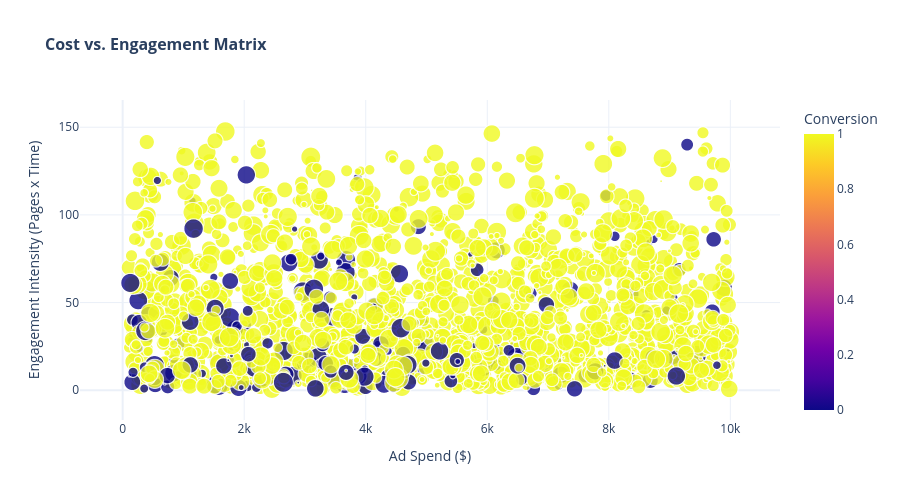
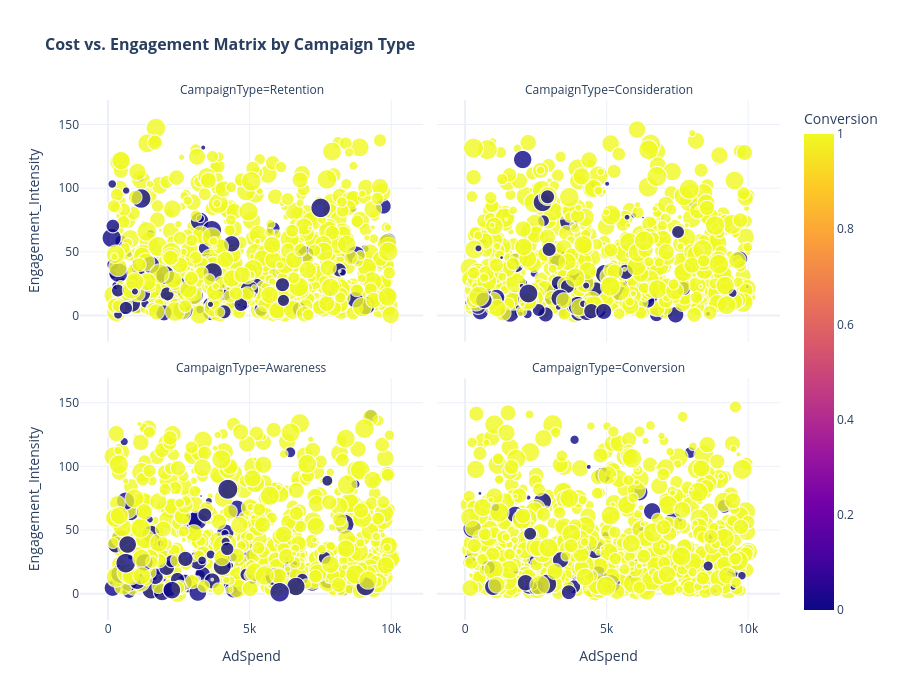
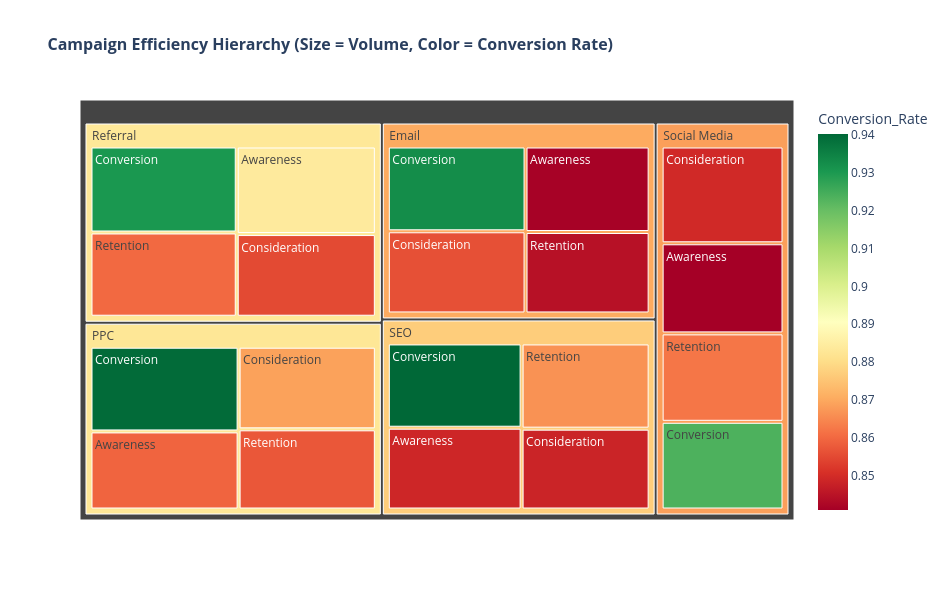

Notebook source saved alongside these figures, in order:
### Code cell
import plotly.express as px
import plotly.graph_objects as go
import pandas as pd
import numpy as np

# Ensure engagement intensity exists
if 'Engagement_Intensity' not in df.columns:
    df['Engagement_Intensity'] = df['PagesPerVisit'] * df['TimeOnSite']

# 1. Single Cost vs. Engagement Matrix (Bubble Scatter with Color Scale)
fig_matrix = px.scatter(
    df.sample(min(2000, len(df)), random_state=42),
    x='AdSpend',
    y='Engagement_Intensity',
    color='Conversion',
    size='WebsiteVisits',
    color_continuous_scale='plasma',
    title="<b>Cost vs. Engagement Matrix</b>",
    labels={'AdSpend': 'Ad Spend ($)', 'Engagement_Intensity': 'Engagement Intensity (Pages x Time)'},
    opacity=0.8
)
fig_matrix.update_layout(
    template='plotly_white',
    title_font_size=16,
    width=900, height=500
)
fig_matrix.show()

# 2. Faceted Matrix by Campaign Type (4-Panel Grid)
fig_faceted = px.scatter(
    df.sample(min(3000, len(df)), random_state=42),
    x='AdSpend',
    y='Engagement_Intensity',
    color='Conversion',
    size='WebsiteVisits',
    facet_col='CampaignType',
    facet_col_wrap=2,
    color_continuous_scale='plasma',
    title="<b>Cost vs. Engagement Matrix by Campaign Type</b>",
    opacity=0.8
)
fig_faceted.update_layout(
    template='plotly_white',
    title_font_size=16,
    width=900, height=700
)
fig_faceted.show()

# 3. Campaign Efficiency Treemap (Size = Volume, Color = Conversion Rate)
# Aggregate data for the treemap hierarchy
treemap_df = df.groupby(['CampaignChannel', 'CampaignType']).agg(
    Conversion_Rate=('Conversion', 'mean'),
    Total_Volume=('Conversion', 'count')
).reset_index()

fig_treemap = px.treemap(
    treemap_df,
    path=['CampaignChannel', 'CampaignType'],
    values='Total_Volume',
    color='Conversion_Rate',
    color_continuous_scale='RdYlGn',
    title="<b>Campaign Efficiency Hierarchy (Size = Volume, Color = Conversion Rate)</b>"
)
fig_treemap.update_layout(
    template='plotly_white',
    title_font_size=16,
    width=950, height=600
)
fig_treemap.show()

### Figure 1 — Plotly figure (JSON) as saved in the notebook; plotly's stock layout.template omitted (floating-point values rounded to 4 significant figures; data arrays with more than 128 entries replaced by an {"elided": "..."} marker saying what was removed)
{"data": [{"hovertemplate": "Ad Spend ($)=%{x}<br>Engagement Intensity (Pages x Time)=%{y}<br>WebsiteVisits=%{marker.size}<br>Conversion=%{marker.color}<extra></extra>", "legendgroup": "", "marker": {"color": {"elided": "2000 int values"}, "coloraxis": "coloraxis", "opacity": 0.8, "size": {"elided": "2000 int values"}, "sizemode": "area", "sizeref": 0.1225, "symbol": "circle"}, "mode": "markers", "name": "", "showlegend": false, "type": "scattergl", "x": {"elided": "2000 float values"}, "xaxis": "x", "y": {"elided": "2000 float values"}, "yaxis": "y"}], "layout": {"coloraxis": {"colorbar": {"title": {"text": "Conversion"}}, "colorscale": [[0, "#0d0887"], [0.1111, "#46039f"], [0.2222, "#7201a8"], [0.3333, "#9c179e"], [0.4444, "#bd3786"], [0.5556, "#d8576b"], [0.6667, "#ed7953"], [0.7778, "#fb9f3a"], [0.8889, "#fdca26"], [1, "#f0f921"]]}, "height": 500, "legend": {"itemsizing": "constant", "tracegroupgap": 0}, "title": {"font": {"size": 16}, "text": "<b>Cost vs. Engagement Matrix</b>"}, "width": 900, "xaxis": {"anchor": "y", "domain": [0, 1], "title": {"text": "Ad Spend ($)"}}, "yaxis": {"anchor": "x", "domain": [0, 1], "title": {"text": "Engagement Intensity (Pages x Time)"}}}}

### Figure 2 — Plotly figure (JSON) as saved in the notebook; plotly's stock layout.template omitted (floating-point values rounded to 4 significant figures; data arrays with more than 128 entries replaced by an {"elided": "..."} marker saying what was removed)
{"data": [{"hovertemplate": "CampaignType=Retention<br>AdSpend=%{x}<br>Engagement_Intensity=%{y}<br>WebsiteVisits=%{marker.size}<br>Conversion=%{marker.color}<extra></extra>", "legendgroup": "", "marker": {"color": {"elided": "744 int values"}, "coloraxis": "coloraxis", "opacity": 0.8, "size": {"elided": "744 int values"}, "sizemode": "area", "sizeref": 0.1225, "symbol": "circle"}, "mode": "markers", "name": "", "showlegend": false, "type": "scattergl", "x": {"elided": "744 float values"}, "xaxis": "x3", "y": {"elided": "744 float values"}, "yaxis": "y3"}, {"hovertemplate": "CampaignType=Consideration<br>AdSpend=%{x}<br>Engagement_Intensity=%{y}<br>WebsiteVisits=%{marker.size}<br>Conversion=%{marker.color}<extra></extra>", "legendgroup": "", "marker": {"color": {"elided": "741 int values"}, "coloraxis": "coloraxis", "opacity": 0.8, "size": {"elided": "741 int values"}, "sizemode": "area", "sizeref": 0.1225, "symbol": "circle"}, "mode": "markers", "name": "", "showlegend": false, "type": "scattergl", "x": {"elided": "741 float values"}, "xaxis": "x4", "y": {"elided": "741 float values"}, "yaxis": "y4"}, {"hovertemplate": "CampaignType=Awareness<br>AdSpend=%{x}<br>Engagement_Intensity=%{y}<br>WebsiteVisits=%{marker.size}<br>Conversion=%{marker.color}<extra></extra>", "legendgroup": "", "marker": {"color": {"elided": "734 int values"}, "coloraxis": "coloraxis", "opacity": 0.8, "size": {"elided": "734 int values"}, "sizemode": "area", "sizeref": 0.1225, "symbol": "circle"}, "mode": "markers", "name": "", "showlegend": false, "type": "scattergl", "x": {"elided": "734 float values"}, "xaxis": "x", "y": {"elided": "734 float values"}, "yaxis": "y"}, {"hovertemplate": "CampaignType=Conversion<br>AdSpend=%{x}<br>Engagement_Intensity=%{y}<br>WebsiteVisits=%{marker.size}<br>Conversion=%{marker.color}<extra></extra>", "legendgroup": "", "marker": {"color": {"elided": "781 int values"}, "coloraxis": "coloraxis", "opacity": 0.8, "size": {"elided": "781 int values"}, "sizemode": "area", "sizeref": 0.1225, "symbol": "circle"}, "mode": "markers", "name": "", "showlegend": false, "type": "scattergl", "x": {"elided": "781 float values"}, "xaxis": "x2", "y": {"elided": "781 float values"}, "yaxis": "y2"}], "layout": {"annotations": [{"font": {}, "showarrow": false, "text": "CampaignType=Awareness", "x": 0.245, "xanchor": "center", "xref": "paper", "y": 0.465, "yanchor": "bottom", "yref": "paper"}, {"font": {}, "showarrow": false, "text": "CampaignType=Conversion", "x": 0.755, "xanchor": "center", "xref": "paper", "y": 0.465, "yanchor": "bottom", "yref": "paper"}, {"font": {}, "showarrow": false, "text": "CampaignType=Retention", "x": 0.245, "xanchor": "center", "xref": "paper", "y": 1.0, "yanchor": "bottom", "yref": "paper"}, {"font": {}, "showarrow": false, "text": "CampaignType=Consideration", "x": 0.755, "xanchor": "center", "xref": "paper", "y": 1.0, "yanchor": "bottom", "yref": "paper"}], "coloraxis": {"colorbar": {"title": {"text": "Conversion"}}, "colorscale": [[0, "#0d0887"], [0.1111, "#46039f"], [0.2222, "#7201a8"], [0.3333, "#9c179e"], [0.4444, "#bd3786"], [0.5556, "#d8576b"], [0.6667, "#ed7953"], [0.7778, "#fb9f3a"], [0.8889, "#fdca26"], [1, "#f0f921"]]}, "height": 700, "legend": {"itemsizing": "constant", "tracegroupgap": 0}, "title": {"font": {"size": 16}, "text": "<b>Cost vs. Engagement Matrix by Campaign Type</b>"}, "width": 900, "xaxis": {"anchor": "y", "domain": [0, 0.49], "title": {"text": "AdSpend"}}, "xaxis2": {"anchor": "y2", "domain": [0.51, 1], "matches": "x", "title": {"text": "AdSpend"}}, "xaxis3": {"anchor": "y3", "domain": [0, 0.49], "matches": "x", "showticklabels": false}, "xaxis4": {"anchor": "y4", "domain": [0.51, 1], "matches": "x", "showticklabels": false}, "yaxis": {"anchor": "x", "domain": [0, 0.465], "title": {"text": "Engagement_Intensity"}}, "yaxis2": {"anchor": "x2", "domain": [0, 0.465], "matches": "y", "showticklabels": false}, "yaxis3": {"anchor": "x3", "domain": [0.535, 1.0], "matches": "y", "title": {"text": "Engagement_Intensity"}}, "yaxis4": {"anchor": "x4", "domain": [0.535, 1.0], "matches": "y", "showticklabels": false}}}

### Figure 3 — Plotly figure (JSON) as saved in the notebook; plotly's stock layout.template omitted (floating-point values rounded to 4 significant figures)
{"data": [{"branchvalues": "total", "customdata": [[0.8413], [0.8561], [0.9327], [0.8444], [0.8592], [0.8688], [0.9396], [0.8571], [0.884], [0.855], [0.9303], [0.8601], [0.8487], [0.8482], [0.9403], [0.8663], [0.8408], [0.8494], [0.9237], [0.8622], [0.8703], [0.8828], [0.8831], [0.8768], [0.8683]], "domain": {"x": [0, 1], "y": [0, 1]}, "hovertemplate": "labels=%{label}<br>Total_Volume=%{value}<br>parent=%{parent}<br>id=%{id}<br>Conversion_Rate=%{color}<extra></extra>", "ids": ["Email/Awareness", "Email/Consideration", "Email/Conversion", "Email/Retention", "PPC/Awareness", "PPC/Consideration", "PPC/Conversion", "PPC/Retention", "Referral/Awareness", "Referral/Consideration", "Referral/Conversion", "Referral/Retention", "SEO/Awareness", "SEO/Consideration", "SEO/Conversion", "SEO/Retention", "Social Media/Awareness", "Social Media/Consideration", "Social Media/Conversion", "Social Media/Retention", "Email", "PPC", "Referral", "SEO", "Social Media"], "labels": ["Awareness", "Consideration", "Conversion", "Retention", "Awareness", "Consideration", "Conversion", "Retention", "Awareness", "Consideration", "Conversion", "Retention", "Awareness", "Consideration", "Conversion", "Retention", "Awareness", "Consideration", "Conversion", "Retention", "Email", "PPC", "Referral", "SEO", "Social Media"], "marker": {"coloraxis": "coloraxis", "colors": [0.8413, 0.8561, 0.9327, 0.8444, 0.8592, 0.8688, 0.9396, 0.8571, 0.884, 0.855, 0.9303, 0.8601, 0.8487, 0.8482, 0.9403, 0.8663, 0.8408, 0.8494, 0.9237, 0.8622, 0.8703, 0.8828, 0.8831, 0.8768, 0.8683]}, "name": "", "parents": ["Email", "Email", "Email", "Email", "PPC", "PPC", "PPC", "PPC", "Referral", "Referral", "Referral", "Referral", "SEO", "SEO", "SEO", "SEO", "Social Media", "Social Media", "Social Media", "Social Media", "", "", "", "", ""], "type": "treemap", "values": [378.0, 403.0, 416.0, 360.0, 412.0, 404.0, 447.0, 392.0, 431.0, 407.0, 445.0, 436.0, 390.0, 369.0, 402.0, 389.0, 377.0, 405.0, 367.0, 370.0, 1557.0, 1655.0, 1719.0, 1550.0, 1519.0]}], "layout": {"coloraxis": {"colorbar": {"title": {"text": "Conversion_Rate"}}, "colorscale": [[0, "rgb(165,0,38)"], [0.1, "rgb(215,48,39)"], [0.2, "rgb(244,109,67)"], [0.3, "rgb(253,174,97)"], [0.4, "rgb(254,224,139)"], [0.5, "rgb(255,255,191)"], [0.6, "rgb(217,239,139)"], [0.7, "rgb(166,217,106)"], [0.8, "rgb(102,189,99)"], [0.9, "rgb(26,152,80)"], [1, "rgb(0,104,55)"]]}, "height": 600, "legend": {"tracegroupgap": 0}, "title": {"font": {"size": 16}, "text": "<b>Campaign Efficiency Hierarchy (Size = Volume, Color = Conversion Rate)</b>"}, "width": 950}}
